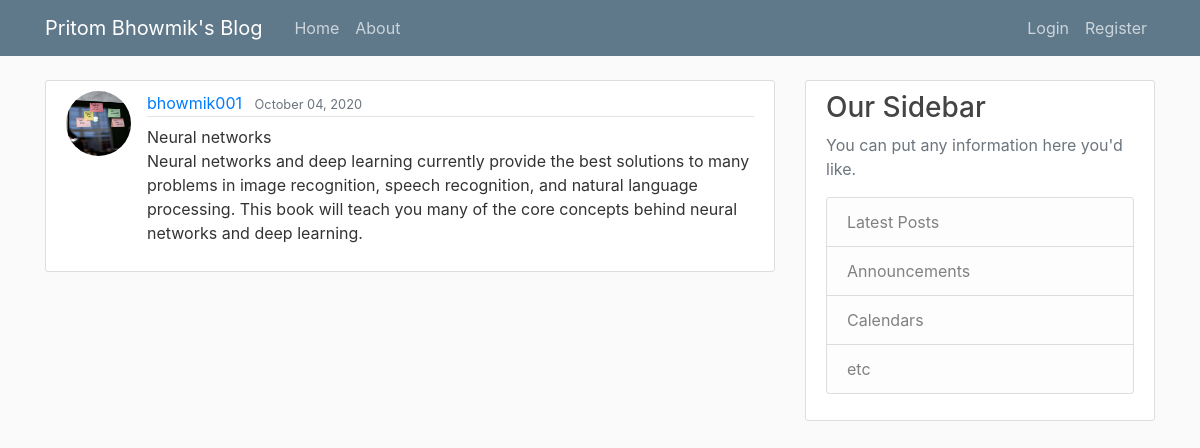
The page /post/13/ on the database its author committed.
### blog/models.py (models this page shows, shortened)
class Post(models.Model):
    title = models.CharField(max_length=100)
    content = models.TextField()
    date_posted = models.DateTimeField(default=timezone.now)
    author = models.ForeignKey(User, on_delete=models.CASCADE)

### users/models.py (models this page shows, shortened)
class Profile(models.Model):
    user = models.OneToOneField(User, on_delete=models.CASCADE)
    image = models.ImageField(default='default.jpg', upload_to='profile_pics')

### blog/views.py (the view)
# urls.py: path('post/<int:pk>/', PostDetailView.as_view(), name='post-detail'),
class PostDetailView(DetailView):
    model = Post

### blog/templates/blog/post_detail.html (shortened to what this page needs)
{% extends "blog/base.html" %} {% block content %}
<article class="media content-section">
  <img
    class="rounded-circle article-img"
    src="{{ object.author.profile.image.url }} "
  />
  <div class="media-body">
    <div class="article-metadata">
      <a class="mr-2" href="#">{{ object.author }}</a>
      <small class="text-muted">{{ object.date_posted |date:"F d, Y" }}</small>
    </div>
    <h2 class="article-title"></h2>{{ object.title }}</h2>
    <p class="article-content">{{ object.content }}</p>
  </div>
</article>
{% endblock content %}

### blog/static/blog/main.css (style rules this page uses)
body { background: #fafafa; color: #333333; margin-top: 5rem; }
.content-section { background: #ffffff; padding: 10px 20px; border: 1px solid #dddddd; border-radius: 3px; margin-bottom: 20px; }
.article-content { white-space: pre-line; }
.article-img { height: 65px; width: 65px; margin-right: 16px; }
.article-metadata { padding-bottom: 1px; margin-bottom: 4px; border-bottom: 1px solid #e3e3e3; }

### rows shown on the page
Post: author.profile.image (picture), author "bhowmik001", date_posted "October 04, 2020", title "Neural networks", content "Neural networks and deep learning currently provide the best solutions to many problems in image recognition, speech recognition, and natural language processing. This book will teach you many of the core concepts behind neural networks and deep learning."
